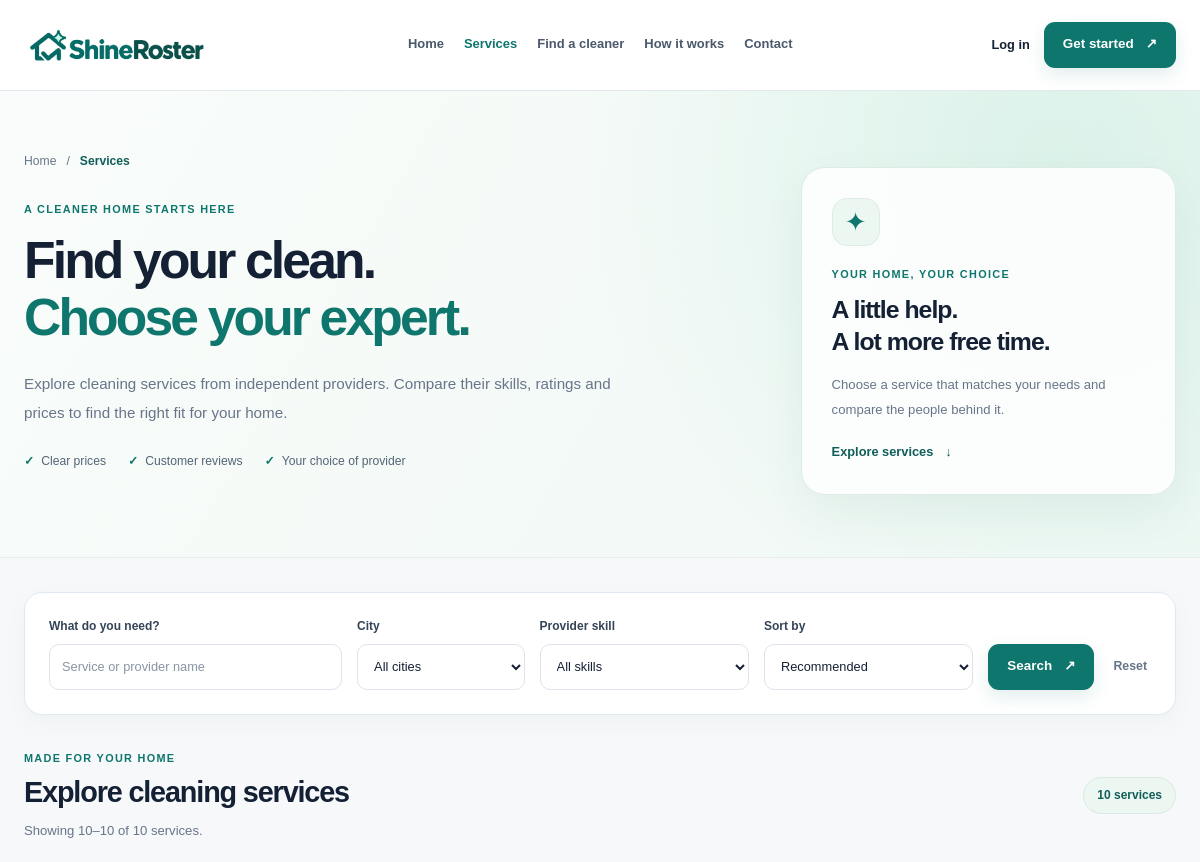
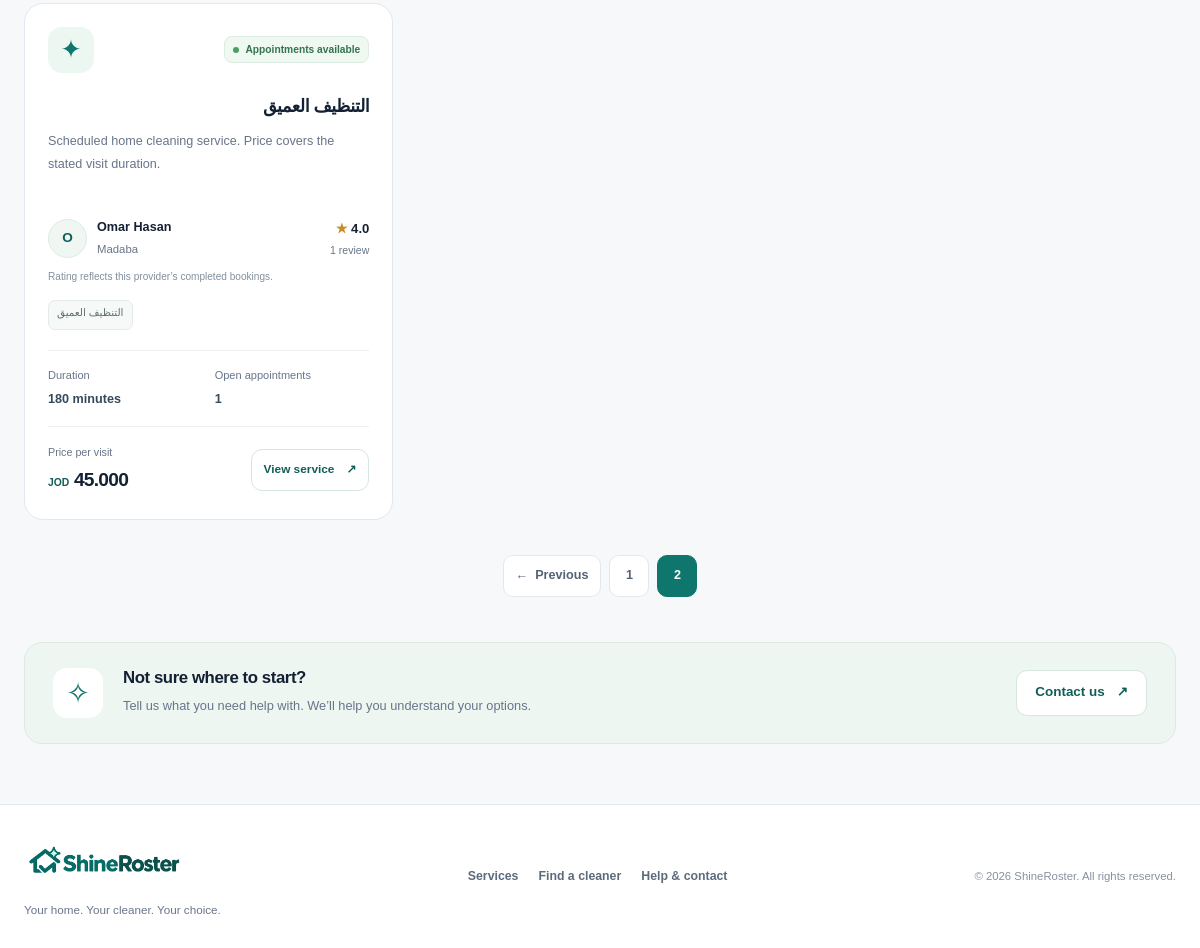
/services.php?sort=recommended&page=2, run on the app's committed database (2 pictures, top to bottom).
### tables this page shows
CREATE TABLE services (
    id INT UNSIGNED AUTO_INCREMENT PRIMARY KEY,
    provider_id INT UNSIGNED NOT NULL,
    name VARCHAR(120) NOT NULL,
    description TEXT NOT NULL,
    price DECIMAL(10,3) NOT NULL,
    duration_minutes SMALLINT UNSIGNED NOT NULL,
    is_active TINYINT NOT NULL DEFAULT 1,
    created_at DATETIME NOT NULL DEFAULT CURRENT_TIMESTAMP,
    updated_at DATETIME NOT NULL DEFAULT CURRENT_TIMESTAMP ON UPDATE CURRENT_TIMESTAMP,
    FOREIGN KEY (provider_id) REFERENCES provider_profiles(id)
);

### services.php (the view, shortened to what the rows shown need)
<?php
require_once __DIR__ . '/includes/init.php';
$search = inputText($_GET, 'search', 120);
$city = inputText($_GET, 'city', 100);
$sort = inputText($_GET, 'sort', 30);
if (isset($_GET['skill_id'])) {
    $skillId = filter_var($_GET['skill_id'], FILTER_VALIDATE_INT, [
        'options' => ['min_range' => 1]
    ]);
} else {
    $skillId = filter_var(null, FILTER_VALIDATE_INT, [
        'options' => ['min_range' => 1]
    ]);
}
if ($skillId === false) {
    $skillId = 0;
} else {
    $skillId = (int) $skillId;
}
if (isset($_GET['page'])) {
    $page = filter_var($_GET['page'], FILTER_VALIDATE_INT, ['options' => ['min_range' => 1]]);
} else {
    $page = filter_var(null, FILTER_VALIDATE_INT, ['options' => ['min_range' => 1]]);
}
if ($page === false) {
    $page = 1;
} else {
    $page = max(1, (int) $page);
}
$catalog = new ServiceCatalog($db);
$cities = $catalog->getCities();
$result = $catalog->search($search, $city, $skillId, $sort, $page);
$services = $result['services'];
$page = $result['page'];
$pages = $result['pages'];
function pageUrl($targetPage, $search, $city, $skillId, $sort)
{
    $query = [
        'sort' => $sort,
        'page' => $targetPage
    ];
    return 'services.php?' . http_build_query($query);
}
$startPage = max(1, $page - 2);
$endPage = min($pages, $page + 2);
?>
<!DOCTYPE html>
<html lang="en">
<head>
    <link rel="stylesheet" href="css/style.css">
    <link rel="stylesheet" href="css/services.css">
</head>
<body class="services-page">
    <main id="catalog-main">
        <section class="catalog-hero" aria-labelledby="catalog-title">
            <div class="catalog-container catalog-hero-inner">
                <div class="catalog-hero-copy">
                    <h1 id="catalog-title">
                        Find your clean.<br>
                        <span>Choose your expert.</span>
                    </h1>
                </div>
                <aside class="catalog-hero-note">
                    <h2>A little help.<br>A lot more free time.</h2>
                </aside>
            </div>
        </section>
        <section
            class="catalog-section"
            id="service-results"
            aria-labelledby="results-title"
        >
            <div class="catalog-container">
                <div class="catalog-results-heading">
                    <div>
                        <h2 id="results-title">Explore cleaning services</h2>
                    </div>
                </div>
                <?php if ($services): ?>
                    <div class="catalog-grid">
                        <?php foreach ($services as $service): ?>
                            <?php
                            $providerInitial = mb_strtoupper(
                                mb_substr($service['provider_name'], 0, 1, 'UTF-8'),
                                'UTF-8'
                            );
                            $reviewCount = (int) $service['review_count'];
                            $availableCount = (int) $service['available_count'];
                            $visibleSkills = array_slice($service['skills'], 0, 2);
                            $detailsUrl = 'service-details.php?id=' . (int) $service['id'];
                            ?>
                            <article class="catalog-card">
                                <div class="catalog-card-top">
                                    <span class="catalog-service-icon" aria-hidden="true">
                                        ✦
                                    </span>
                                    <?php if ($availableCount > 0): ?>
                                        <span class="catalog-availability">
                                            <span aria-hidden="true"></span>
                                            Appointments available
                                        </span>
                                    <?php else: ?>
                                        <span class="catalog-availability catalog-availability-muted">
                                            No open appointments
                                        </span>
                                    <?php endif; ?>
                                </div>
                                <div class="catalog-card-copy">
                                    <h3 dir="auto">
                                        <?= escapeHtml($service['name']) ?>
                                    </h3>
                                    <p dir="auto">
                                        <?= escapeHtml($service['description']) ?>
                                    </p>
                                </div>
                                <div class="catalog-provider">
                                    <span class="catalog-provider-avatar" aria-hidden="true">
                                        <?= escapeHtml($providerInitial) ?>
                                    </span>
                                    <div class="catalog-provider-info">
                                        <strong dir="auto">
                                            <?= escapeHtml($service['provider_name']) ?>
                                        </strong>
                                        <span dir="auto">
                                            <?= escapeHtml($service['city']) ?>
                                        </span>
                                    </div>
                                    <div class="catalog-rating">
                                        <?php if ($reviewCount > 0): ?>
                                            <strong>
                                                <span aria-hidden="true">★</span>
                                                <?= number_format(
                                                    (float) $service['average_rating'],
                                                    1
                                                ) ?>
                                            </strong>
                                            <span>
                                                <?= $reviewCount ?>
                                                <?php if ($reviewCount === 1) {
                                                    echo 'review';
                                                } else {
                                                    echo 'reviews';
                                                } ?>
                                            </span>
                                        <?php else: ?>
                                            <strong>New</strong>
                                            <span>No reviews yet</span>
                                        <?php endif; ?>
                                    </div>
                                </div>
                                <span class="catalog-rating-note">
                                    Rating reflects this provider’s completed bookings.
                                </span>
                                <div class="catalog-skills">
                                    <?php if ($visibleSkills): ?>
                                        <?php foreach ($visibleSkills as $skillName): ?>
                                            <span dir="auto">
                                                <?= escapeHtml($skillName) ?>
                                            </span>
                                        <?php endforeach; ?>
                                    <?php else: ?>
                                        <span class="catalog-skill-empty">
                                            No skills listed
                                        </span>
                                    <?php endif; ?>
                                </div>
                                <div class="catalog-service-meta">
                                    <div>
                                        <span>Duration</span>
                                        <strong>
                                            <?= (int) $service['duration_minutes'] ?>
                                            minutes
                                        </strong>
                                    </div>
                                    <div>
                                        <span>Open appointments</span>
                                        <strong>
                                            <?= $availableCount ?>
                                        </strong>
                                    </div>
                                </div>
                                <div class="catalog-card-bottom">
                                    <div class="catalog-price">
                                        <span>Price per visit</span>
                                        <strong>
                                            <small>JOD</small>
                                            <?= number_format((float) $service['price'], 3) ?>
                                        </strong>
                                    </div>
                                    <a
                                        class="catalog-button catalog-button-secondary"
                                        href="<?= escapeHtml($detailsUrl) ?>"
                                        aria-label="<?= escapeHtml(
                                            'View ' .
                                                $service['name'] .
                                                ' by ' .
                                                $service['provider_name']
                                        ) ?>"
                                    >
                                        View service
                                        <span aria-hidden="true">↗</span>
                                    </a>
                                </div>
                            </article>
                        <?php endforeach; ?>
                    </div>
                    <?php if ($pages > 1): ?>
                        <nav class="catalog-pagination" aria-label="Services pagination">
                            <?php if ($page > 1): ?>
                                <a href="<?= escapeHtml(
                                    pageUrl($page - 1, $search, $city, $skillId, $sort)
                                ) ?>">
                                    <span aria-hidden="true">←</span>
                                    Previous
                                </a>
                            <?php endif; ?>
                            <?php for ($number = $startPage; $number <= $endPage; $number++): ?>
                                <?php if ($number === $page): ?>
                                    <span
                                        class="catalog-page-current"
                                        aria-current="page"
                                        aria-label="Page <?= $number ?>"
                                    >
                                        <?= $number ?>
                                    </span>
                                <?php else: ?>
                                    <a
                                        href="<?= escapeHtml(
                                            pageUrl($number, $search, $city, $skillId, $sort)
                                        ) ?>"
                                        aria-label="Page <?= $number ?>"
                                    >
                                        <?= $number ?>
                                    </a>
                                <?php endif; ?>
                            <?php endfor; ?>
                        </nav>
                    <?php endif; ?>
                <?php endif; ?>
                <aside class="catalog-help">
                    <div>
                        <h2>Not sure where to start?</h2>
                    </div>
                </aside>
            </div>
        </section>
    </main>
</body>
</html>

### data on the page
services: shows "Appointments available", name "التنظيف العميق", description "Scheduled home cleaning service. Price covers the stated visit duration.", providerInitial "O", provider_name "Omar Hasan", city "Madaba", average_rating "4.0", is_active "1", shows "review", skillName "التنظيف العميق", duration_minutes "180", price "45.000"

### other printed values
$firstResult "10"
$lastResult "10"
$total "10"
